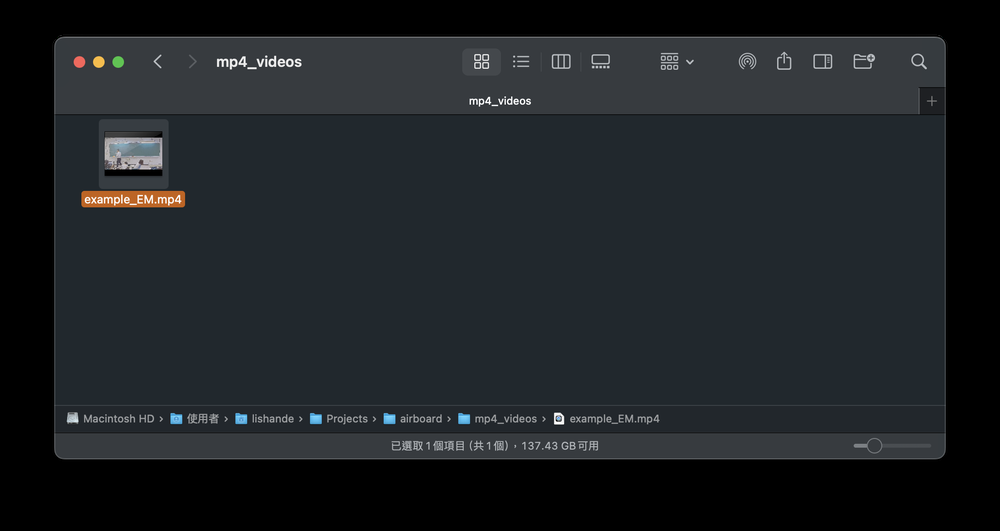
#> input picture input.png, 1000 x 531 px, shrunk from 2064 x 1096 before the run
$ python -i util_color_mask.py   (imports and definitions only)
#> lines starting #> are read from the running program, lines starting #| are printed output that depends on the picture; after the words box and inside, x2 and y2 are one past the last pixel; in counts of white or black regions, pixels touching at a corner belong together
#> further down, picture is the input picture: shape (531, 1000, 3); mean B, G, R 36.9, 33.8, 29.7
import cv2, copy
import numpy as np
from tqdm import tqdm

import util_find_files_in_dir


def color_mask(input_img, lower_bound= np.array([47, 14, 82]), upper_bound= np.array([120, 130, 190]), blur_radius=41, show_result=False, erosion_ksize=21, vertical_mask=False):
#> called with lower_bound = array of shape (3,), upper_bound = array of shape (3,), blur_radius = 41, show_result = False, erosion_ksize = 21, vertical_mask = False
    img = copy.deepcopy(input_img)
    if blur_radius > 1:  # 確保 blur_radius 是奇數且大於1
        img = cv2.medianBlur(img, blur_radius)
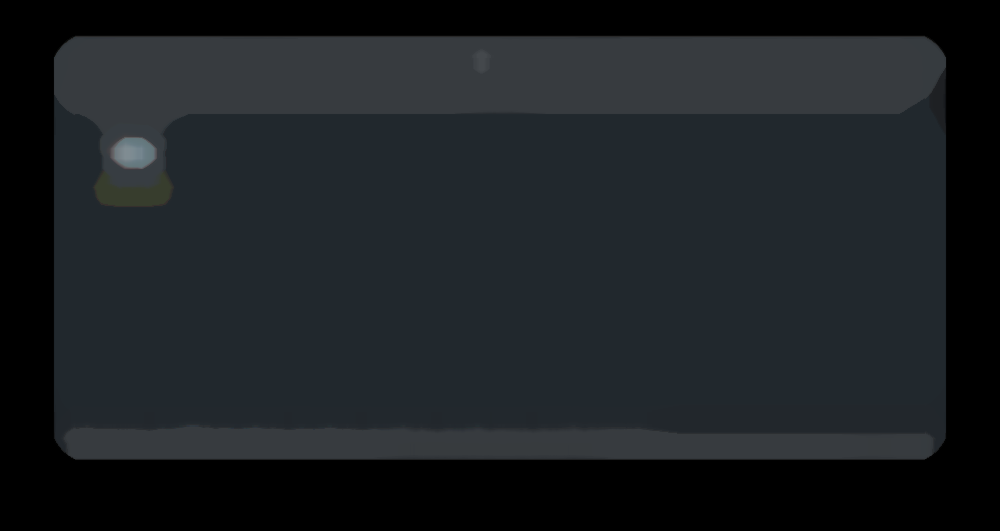
#> img: shape (531, 1000, 3); mean B, G, R 35.4, 32.1, 27.7

    hsv = cv2.cvtColor(img, cv2.COLOR_BGR2HSV)
#> hsv: shape (531, 1000, 3); mean H, S, V 73.3, 41.2, 35.4
    mask = cv2.inRange(hsv, lower_bound, upper_bound)
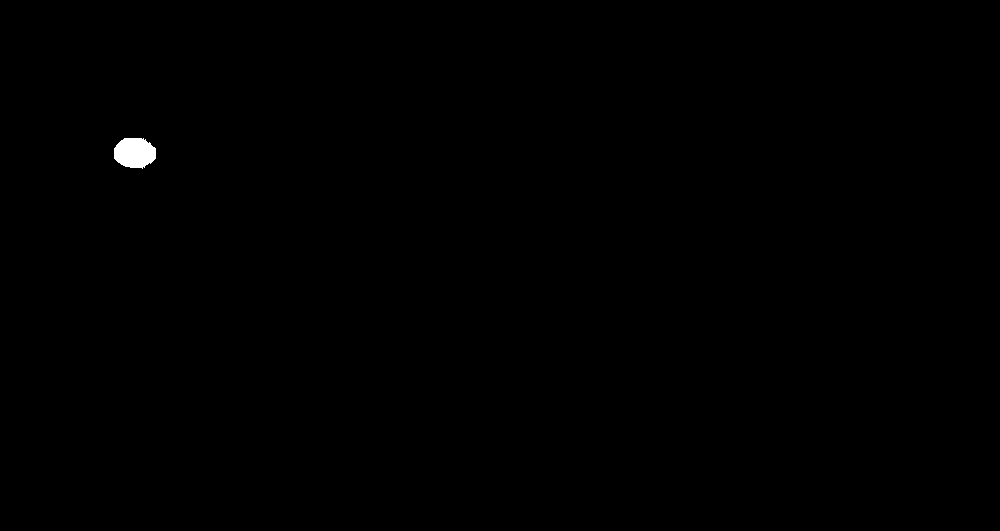
#> mask: shape (531, 1000); 0.19% white; 1 white region, box (x1, y1, x2, y2) and area: (114, 138, 156, 169) 1028

    if erosion_ksize > 0:
        kernel = cv2.getStructuringElement(cv2.MORPH_RECT, (erosion_ksize, erosion_ksize))
        mask = cv2.dilate(mask, kernel)
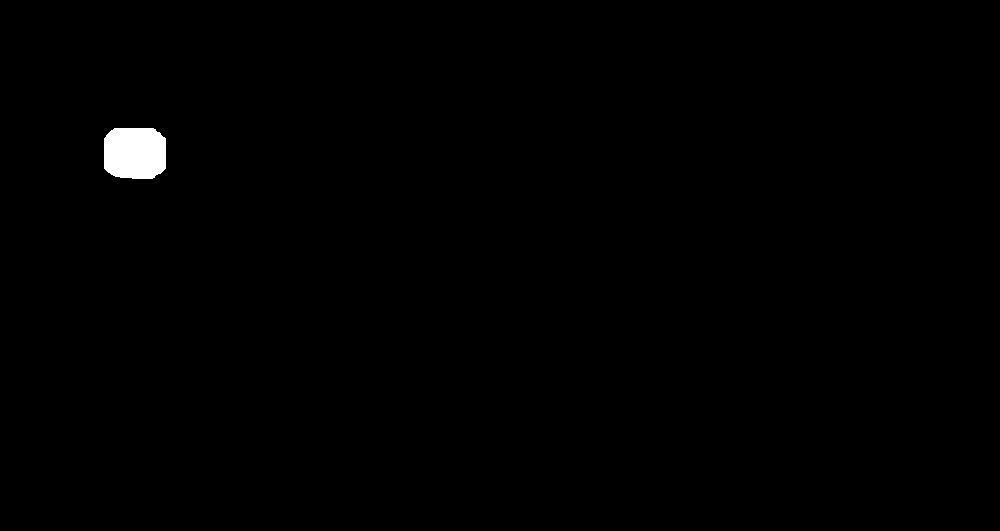
#> mask: shape (531, 1000); 0.54% white; 1 white region, box (x1, y1, x2, y2) and area: (104, 128, 166, 179) 2893
        mask = cv2.erode(mask, kernel)
#> mask: shape (531, 1000); 0.19% white; 1 white region, box (x1, y1, x2, y2) and area: (114, 138, 156, 169) 1033
        # print(mask.shape)

    # reduce the mask by 5% from the bottom
    mask[int(mask.shape[0]-mask.shape[0]*0.05):,:] = 255
    # reduce the mask by 5% from the top
    mask[:int(mask.shape[0]*0.05),:] = 255
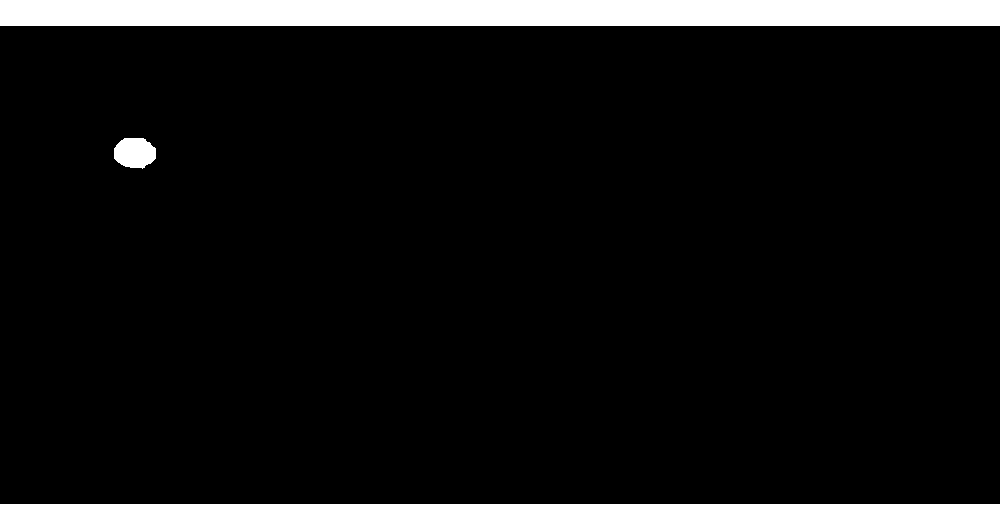
#> mask: shape (531, 1000); 10.2% white; 3 white regions, box (x1, y1, x2, y2) and area: (0, 504, 1000, 531) 27000, (0, 0, 1000, 26) 26000, (114, 138, 156, 169) 1033

    kernel = cv2.getStructuringElement(cv2.MORPH_RECT, (71, 71))
    kernel = cv2.getStructuringElement(cv2.MORPH_RECT, (15, 15))
    mask = cv2.erode(mask, kernel)
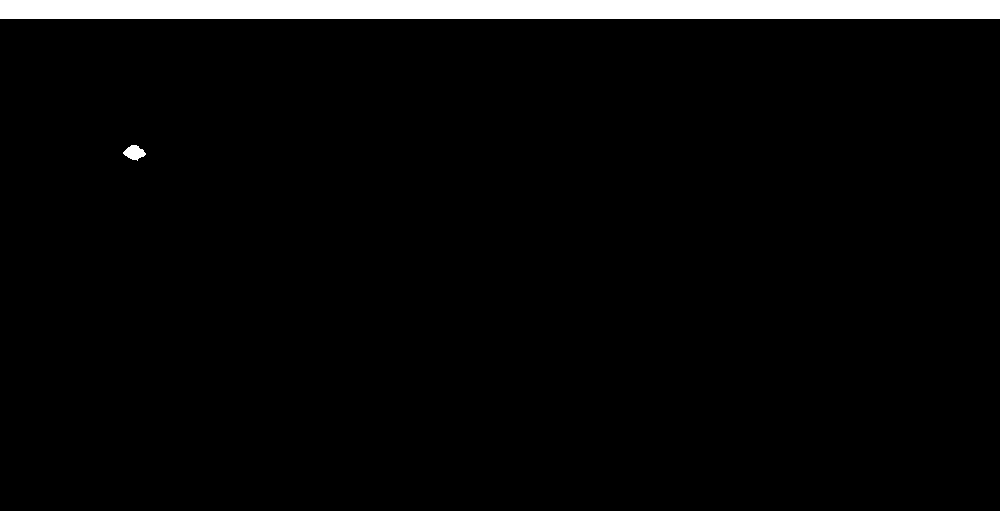
#> mask: shape (531, 1000); 7.4% white; 3 white regions, box (x1, y1, x2, y2) and area: (0, 511, 1000, 531) 20000, (0, 0, 1000, 19) 19000, (123, 145, 146, 161) 228

    if vertical_mask:
        mask = np.where(np.any(mask == 0, axis=0), 0, 255)
        mask = np.tile(mask, (img.shape[0],1))
        mask = mask.astype(np.uint8)
        # print("mask shape:", mask.shape)


    res = cv2.bitwise_and(input_img, input_img, mask=mask) if show_result else mask
    return res


# [11 lines not run here, left out]

>>> import cv2
>>> picture = cv2.imread('input.png')
>>> result = color_mask(picture)
